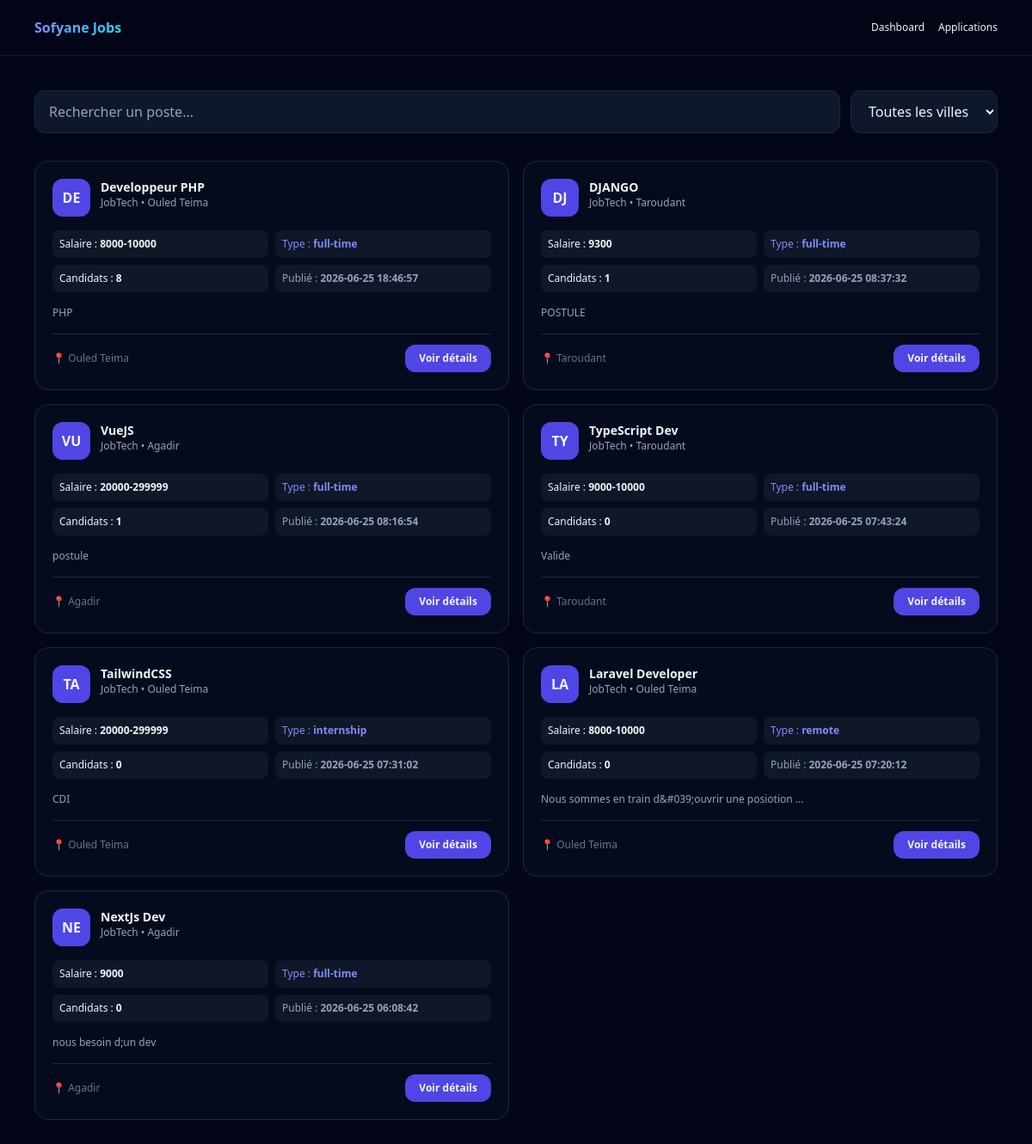
Page /jobs/index.php on the committed database.
### tables this page shows
CREATE TABLE `jobs` (
  `id` int(11) NOT NULL,
  `company_id` int(11) NOT NULL,
  `title` varchar(150) NOT NULL,
  `description` text NOT NULL,
  `location` varchar(100) NOT NULL,
  `type` enum('full-time','part-time','remote','internship') DEFAULT 'full-time',
  `salary` varchar(50) DEFAULT NULL,
  `created_at` timestamp NOT NULL DEFAULT current_timestamp(),
  `category` varchar(100) DEFAULT NULL,
  `experience_level` enum('Junior','Mid-Level','Senior') DEFAULT NULL,
  `required_language` varchar(255) DEFAULT NULL,
  `skills` text DEFAULT NULL,
  `company_logo` varchar(255) DEFAULT NULL,
  `education` varchar(255) DEFAULT NULL,
  `experience` varchar(255) DEFAULT NULL,
  `tech_stack` varchar(255) DEFAULT NULL,
  `requirements` text DEFAULT NULL,
  `Tasks` text DEFAULT NULL,
  `status` enum('active','paused','closed') NOT NULL DEFAULT 'active'
);

### jobs/index.php (the view, shortened to what this page needs)
<?php
require_once "../config/db.php";
$limit = 10;
$page = max(1, (int)($_GET['page'] ?? 1));
$offset = ($page - 1) * $limit;
$jobs = [];
try {
    if (isset($pdo)) {
        $stmt = $pdo->prepare("
            SELECT
                j.id,
                j.title,
                j.location,
                j.type,
                j.salary,
                j.description,
                j.created_at as posted,
                COALESCE(c.company_name,'Entreprise') AS company,
                c.logo,
                COUNT(a.id) AS apps
            FROM jobs j
            LEFT JOIN companies c ON j.company_id = c.id
            LEFT JOIN applications a ON j.id = a.job_id
            GROUP BY j.id
            ORDER BY j.created_at DESC
            LIMIT :limit OFFSET :offset
        ");
        $stmt->bindValue(':limit', $limit, PDO::PARAM_INT);
        $stmt->bindValue(':offset', $offset, PDO::PARAM_INT);
        $stmt->execute();
        $jobs = $stmt->fetchAll(PDO::FETCH_ASSOC);
    }
} catch (Exception $e) {
    $jobs = [];
}
?>
<!DOCTYPE html>
<html lang="fr">
<head>
<script src="https://cdn.tailwindcss.com"></script>
</head>
<body class="bg-slate-950 text-slate-100 min-h-screen pb-20">
<nav class="border-b border-slate-900 bg-slate-950/80 backdrop-blur-md">
    <div class="max-w-6xl mx-auto px-4 h-16 flex justify-between items-center">
        <h1 class="font-bold text-transparent bg-gradient-to-r from-indigo-400 to-cyan-400 bg-clip-text">
        </h1>
        <div class="text-xs flex gap-4">
            <a href="../candidate/dashboard.php">Dashboard</a>
            <a href="../candidate/applications.php">Applications</a>
        </div>
    </div>
</nav>
<main class="max-w-6xl mx-auto px-4 mt-10">
    <div class="mb-8 flex flex-col md:flex-row gap-3">
        <input id="search"
            class="flex-1 bg-slate-900 border border-slate-800 rounded-xl px-4 py-3"
            placeholder="Rechercher un poste...">
        <select id="city"
            class="bg-slate-900 border border-slate-800 rounded-xl px-4 py-3">
            <option value="all">Toutes les villes</option>
        </select>
    </div>
    <div class="grid md:grid-cols-2 gap-4">
    <?php if (empty($jobs)): ?>
        <div class="col-span-full py-16 text-center border border-dashed border-slate-800 rounded-2xl">
            <h3 class="text-base font-bold text-slate-300">Aucune offre disponible</h3>
            <p class="text-slate-500 text-xs mt-1">Revenez plus tard ou modifiez vos filtres.</p>
        </div>
    <?php else: ?>
        <?php foreach($jobs as $job): ?>
        <?php
            $card_title_clean = preg_replace('/[^A-Za-z0-9]/', '', $job['title']);
            $display_logo_txt = !empty($card_title_clean) ? strtoupper(substr($card_title_clean, 0, 2)) : 'JB';
        ?>
        <div class="job bg-slate-900/30 border border-slate-800 rounded-2xl p-5 flex flex-col gap-4 hover:border-indigo-500 hover:scale-[1.01] transition"
            data-title="<?= strtolower($job['title']) ?>"
            data-company="<?= strtolower($job['company']) ?>"
            data-location="<?= strtolower($job['location']) ?>"
            data-type="<?= $job['type'] ?>">
            <div class="flex justify-between">
                <div class="flex gap-3">
                    <div class="w-11 h-11 rounded-xl bg-indigo-600 flex items-center justify-center font-bold">
                        <?= htmlspecialchars($display_logo_txt) ?>
                    </div>
                    <div>
                        <h2 class="font-bold text-sm"><?= htmlspecialchars($job['title']) ?></h2>
                        <p class="text-xs text-slate-400">
                            <?= htmlspecialchars($job['company']) ?> • <?= htmlspecialchars($job['location']) ?>
                        </p>
                    </div>
                </div>
            </div>
            <div class="grid grid-cols-2 gap-2 text-xs">
                <div class="bg-slate-800/40 p-2 rounded-lg">
                    Salaire : <b><?= htmlspecialchars($job['salary'] ?? 'À négocier') ?></b>
                </div>
                <div class="bg-slate-800/40 p-2 rounded-lg text-indigo-400">
                    Type : <b><?= htmlspecialchars($job['type']) ?></b>
                </div>
                <div class="bg-slate-800/40 p-2 rounded-lg">
                    Candidats : <b><?= (int)($job['apps'] ?? 0) ?></b>
                </div>
                <div class="bg-slate-800/40 p-2 rounded-lg text-slate-400">
                    Publié : <b><?= htmlspecialchars($job['posted'] ?? 'Récemment') ?></b>
                </div>
            </div>
            <p class="text-xs text-slate-400 line-clamp-2">
                <?= htmlspecialchars($job['description'] ?? 'Rejoignez notre équipe et construisez des produits exceptionnels.') ?>
            </p>
            <div class="flex justify-between items-center pt-3 border-t border-slate-800">
                <span class="text-xs text-slate-500">
                    📍 <?= htmlspecialchars($job['location']) ?>
                </span>
                <a href="job_details.php?id=<?= (int)$job['id'] ?>"
                    class="bg-indigo-600 px-4 py-2 rounded-xl text-xs font-semibold hover:bg-indigo-500">
                    Voir détails
                </a>
            </div>
        </div>
        <?php endforeach; ?>
    <?php endif; ?>
    </div>
</main>
</body>
</html>

### rows in the picture
jobs: title "DE", title "Developpeur PHP", company "JobTech", location "Ouled Teima", salary "8000-10000", type "full-time", apps "8", created_at "2026-06-25 18:46:57", description "PHP"
jobs: title "DJ", title "DJANGO", company "JobTech", location "Taroudant", salary "9300", type "full-time", apps "1", created_at "2026-06-25 08:37:32", description "POSTULE"
jobs: title "VU", title "VueJS", company "JobTech", location "Agadir", salary "20000-299999", type "full-time", apps "1", created_at "2026-06-25 08:16:54", description "postule"
jobs: title "TY", title "TypeScript Dev", company "JobTech", location "Taroudant", salary "9000-10000", type "full-time", apps "0", created_at "2026-06-25 07:43:24", description "Valide"
jobs: title "TA", title "TailwindCSS", company "JobTech", location "Ouled Teima", salary "20000-299999", type "internship", apps "0", created_at "2026-06-25 07:31:02", description "CDI"
jobs: title "LA", title "Laravel Developer", company "JobTech", location "Ouled Teima", salary "8000-10000", type "remote", apps "0", created_at "2026-06-25 07:20:12", description "Nous sommes en train d&#039;ouvrir une posiotion ..."
jobs: title "NE", title "NextJs Dev", company "JobTech", location "Agadir", salary "9000", type "full-time", apps "0", created_at "2026-06-25 06:08:42", description "nous besoin d;un dev"
